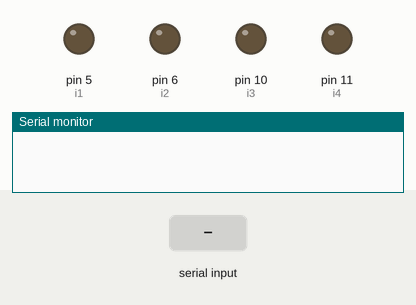
Recording of a sketch running on a simulated Arduino Uno, built with avr-gcc and run on an emulated ATmega328P. On the bench: output pins drawn as LEDs (lit = HIGH), the last lines printed to the serial monitor. Inputs (shaded band) come from the test bench.

Above: at 1.2 s.
1.3 s: byte 65 (0x41) received over Serial
At 2.7 s:
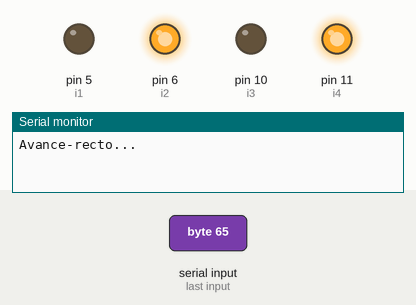
4.3 s: byte 66 (0x42) received over Serial
At 5.7 s:
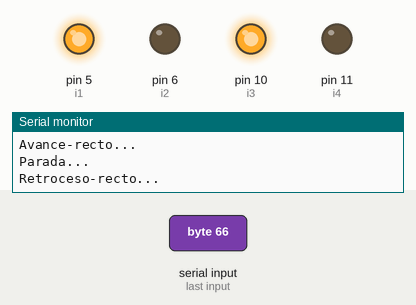
6.8 s: byte 67 (0x43) received over Serial
At 8.5 s:
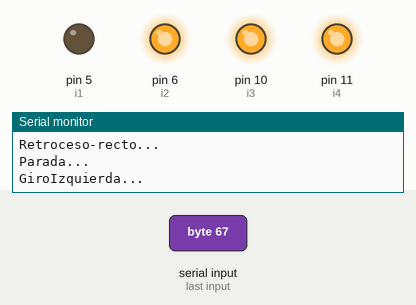
9.8 s: byte 68 (0x44) received over Serial
At 12.5 s:
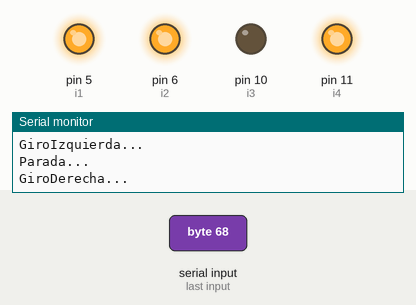
12.8 s: "1" received over Serial
At 14.2 s:
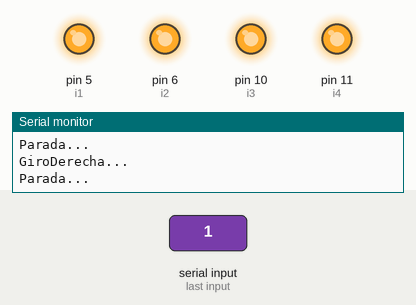
Timing chart, 0 to 15.8 s (numbered marks = the images above; inputs shaded):
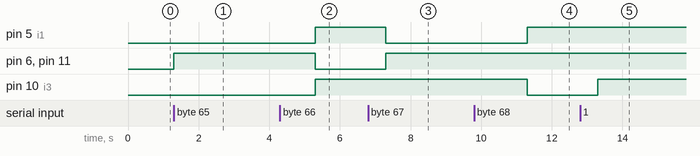

The sketch:

codigo1.ino
```cpp
char DATO_0;
int TIME=500;
int i1 = 5;//Salidas para el motor1
int i2 = 6;//Salida para motor1
int i3 = 10;//Salida para motor2
int i4 = 11;//Salida para motor2
void setup() {
  Serial.begin(9600);
  pinMode(i1, OUTPUT);
  pinMode(i2, OUTPUT);
  pinMode(i3, OUTPUT);
  pinMode(i4, OUTPUT);
 }
void loop() {
  if (Serial.available()){
    DATO_0= Serial.read();
    }
    switch (DATO_0){
    case 0x41:
        forward();
        delay(2000);
        stop();
        break;
    case 0x42:
        backward();
        delay(2000);
        stop();
        break;
     case 0x43:
       turn_left();
        delay(2000);
        stop();
        break;
    case 0x44:
        turn_right();
        delay(2000);
        stop();
        break;
  }
}
void backward(){
  Serial.println("Retroceso-recto...");
  digitalWrite(i1,HIGH);
  digitalWrite(i2,LOW);
  digitalWrite(i3,HIGH);
  digitalWrite(i4,LOW);
  }
 void forward(){
  Serial.println("Avance-recto...");
  digitalWrite(i1,LOW);
  digitalWrite(i2,HIGH);
  digitalWrite(i3,LOW);
  digitalWrite(i4,HIGH);
  }
void stop(){
  Serial.println("Parada...");
  digitalWrite(i1,HIGH);
  digitalWrite(i2,HIGH);
  digitalWrite(i3,HIGH);
  digitalWrite(i4,HIGH);
  }
void turn_left() {
  Serial.println("GiroIzquierda...");
  digitalWrite(i1,LOW);
  digitalWrite(i2,HIGH);
  digitalWrite(i3,HIGH);
  digitalWrite(i4,HIGH);
}
void turn_right(){
  Serial.println("GiroDerecha...");
  digitalWrite(i1,HIGH);
  digitalWrite(i2,HIGH);
  digitalWrite(i3,LOW);
  digitalWrite(i4,HIGH);
}
```

Measured:
- after the input at 1.3 s, pin 6 (i2), pin 11 (i4): LOW → HIGH at once
- after the input at 4.3 s, pin 5 (i1), pin 10 (i3): LOW → HIGH after 1.0 s; pin 6 (i2), pin 11 (i4): HIGH → LOW after 1.0 s
- after the input at 6.8 s, pin 5 (i1): HIGH → LOW after 0.50 s; pin 6 (i2), pin 11 (i4): LOW → HIGH after 0.50 s
- after the input at 9.8 s, pin 5 (i1): LOW → HIGH after 1.5 s; pin 10 (i3): HIGH → LOW after 1.5 s
- after the input at 12.8 s, pin 10 (i3): LOW → HIGH after 0.50 s
